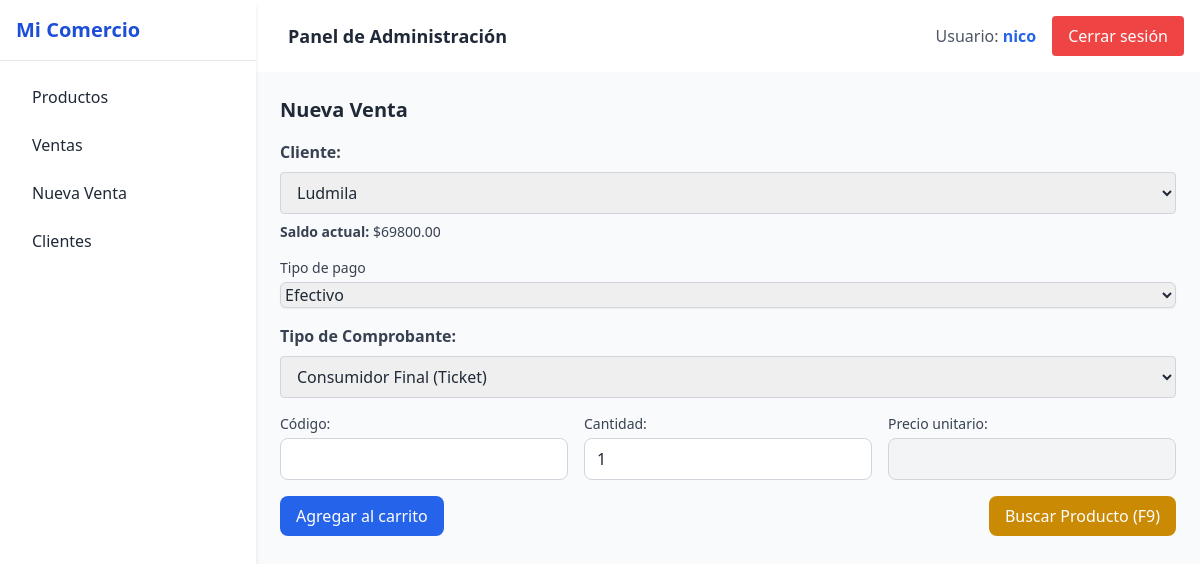
The app's page / (signed in), older data.
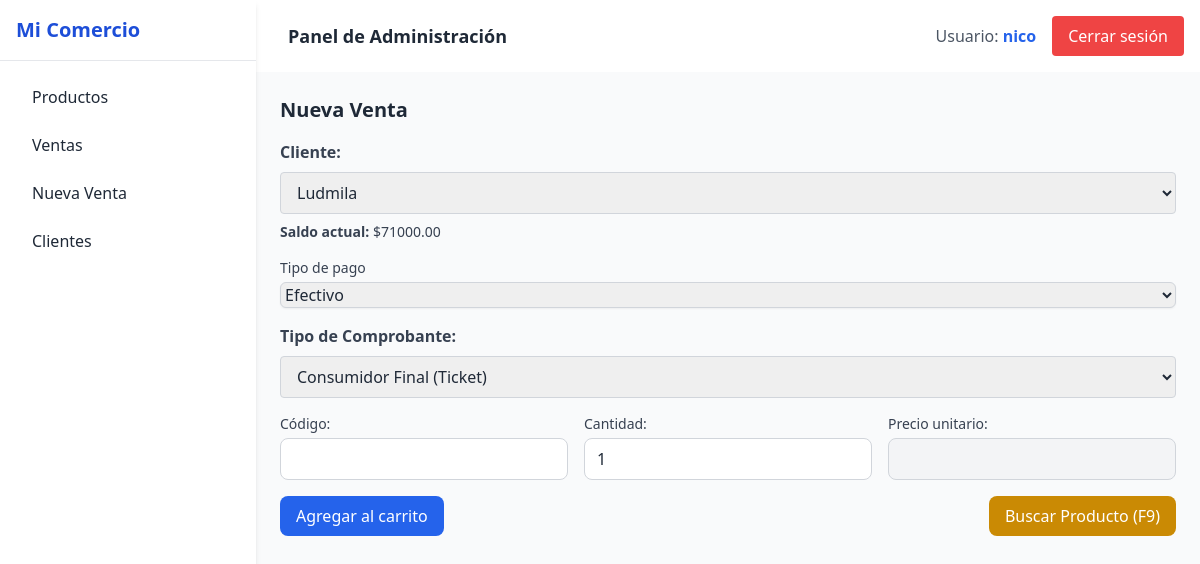
The same page, newer data.
### ventas/models.py (models this page shows, shortened)
class Cliente(models.Model):
    nombre = models.CharField(max_length=100)
    cuit = models.CharField(max_length=20, blank=True, null=True)
    direccion = models.CharField(max_length=200, blank=True, null=True)
    saldo = models.DecimalField(default=0, max_digits=10, decimal_places=2)
    cuenta_corriente = models.BooleanField(default=True)
    condicion_iva = models.CharField(max_length=50, choices=[
        ('RI', 'Responsable Inscripto'),
        ('MT', 'Monotributista'),
        ('CF', 'Consumidor Final'),
        ('EX', 'Exento'),
    ], default='CF')
    empresa = models.ForeignKey(Empresa, on_delete=models.CASCADE)

### ventas/views.py (the view, shortened to what this page needs)
# urls.py: path('', views.nueva_venta, name='nueva_venta'),
@login_required
def nueva_venta(request):
    if 'carrito' not in request.session:
        request.session['carrito'] = []
    carrito = request.session['carrito']
    tipo_comprobante = request.session.get('tipo_comprobante', 'ticket')
    tipo_pago = request.session.get('tipo_pago', 'EF')
    cliente_id = request.session.get('cliente_id')
    if cliente_id and cliente_id != 'Ninguno':
        try:
            cliente_id_int = int(cliente_id)
        except (TypeError, ValueError):
            cliente_id_int = None
    else:
        cliente_id_int = None
    cliente = None
    saldo_cliente = None
    if cliente_id_int:
        try:
            cliente = Cliente.objects.get(id=cliente_id_int)
            saldo_cliente = cliente.saldo
        except Cliente.DoesNotExist:
            saldo_cliente = None
    return render(request, 'ventas/nueva_venta.html', {
        'venta_form': VentaForm(initial={'cliente': cliente_id_int}),
        'detalle_form': DetalleVentaForm(),
        'carrito': carrito,
        'total': sum(float(item['subtotal']) for item in carrito),
        'tipo_comprobante': tipo_comprobante,
        'cliente_id': cliente_id_int,
        'cuenta_corriente': request.session.get('cuenta_corriente', False),
        'saldo_cliente': saldo_cliente,
        'tipo_pago': tipo_pago,
    })

### ventas/forms.py
class VentaForm(forms.ModelForm):
    class Meta:
        model = Venta
        fields = ['cliente']

class DetalleVentaForm(forms.Form):
    producto = forms.ModelChoiceField(queryset=Producto.objects.all())
    cantidad = forms.IntegerField(min_value=1)

### ventas/templates/ventas/nueva_venta.html (shortened to what this page needs)
{% extends 'base.html' %}
{% load custom_filters %}
{% block content %}
<h2 class="text-xl font-bold mb-4">Nueva Venta</h2>
<form method="post" class="mb-6" id="form-agregar">
    <div class="mb-4">
        <label for="id_cliente" class="block text-gray-700 font-bold mb-2">Cliente:</label>
        <select name="cliente" id="id_cliente" class="w-full border border-gray-300 rounded px-3 py-2">
            {% for cliente in venta_form.fields.cliente.queryset %}
            <option value="{{ cliente.id }}" {% if cliente.id|stringformat:"s" == cliente_id|stringformat:"s" %}
            selected{% endif %}>
                {{ cliente.nombre }}
            </option>
            {% endfor %}
        </select>
        <div id="saldo-cliente" class="mt-2 text-sm text-gray-700">
            {% if saldo_cliente is not None %}
            <p><strong>Saldo actual:</strong> ${{ saldo_cliente|floatformat:2 }}</p>
            {% endif %}
        </div>
    </div>
    <div class="mb-4">
        <label for="tipo_pago" class="block text-sm font-medium text-gray-700">Tipo de pago</label>
        <select name="tipo_pago" id="tipo_pago" class="mt-1 block w-full border border-gray-300 rounded-md shadow-sm">
            <option value="EF" {% if tipo_pago == 'EF' %}selected{% endif %}>Efectivo</option>
        </select>
    </div>
    <div class="mb-4">
        <label for="tipo_comprobante" class="block text-gray-700 font-bold mb-2">Tipo de Comprobante:</label>
        <select name="tipo_comprobante" id="tipo_comprobante" class="w-full border border-gray-300 rounded px-3 py-2">
            <option value="ticket" {% if tipo_comprobante|stringformat:"s" == "ticket" %}selected{% endif %}>
                Consumidor Final (Ticket)
            </option>
        </select>
    </div>
    <div class="grid grid-cols-1 md:grid-cols-3 gap-4">
        <div>
            <label for="codigo" class="block text-sm font-medium text-gray-700">Código:</label>
            <input type="text" name="codigo" id="codigo" required autofocus
                class="mt-1 w-full border border-gray-300 rounded-lg px-3 py-2">
        </div>
        <div>
            <label for="cantidad" class="block text-sm font-medium text-gray-700">Cantidad:</label>
            <input type="number" name="cantidad" id="cantidad" value="1" min="0.001" step="0.001" required
                class="mt-1 w-full border border-gray-300 rounded-lg px-3 py-2">
        </div>
        <div>
            <label for="precio" class="block text-sm font-medium text-gray-700">Precio unitario:</label>
            <input type="text" id="precio" readonly
                class="mt-1 w-full bg-gray-100 border border-gray-300 rounded-lg px-3 py-2">
        </div>
    </div>
    <div class="mt-4 flex justify-between items-center gap-x-4">
        <button type="submit" name="agregar" class="bg-blue-600 text-white px-4 py-2 rounded-lg hover:bg-blue-700">
            Agregar al carrito
        </button>
       <button
            type="button"
            id="btn-f9"
            class="bg-yellow-600 text-white px-4 py-2 rounded-lg hover:bg-yellow-700"
            title="Abrir búsqueda (F9)"
                    >
            Buscar Producto (F9)
        </button>
    </div>
</form>
{% endblock %}

Row changes from the older to the newer data that the page shows:
changed Cliente: saldo "69800.00" → "71000.00"
